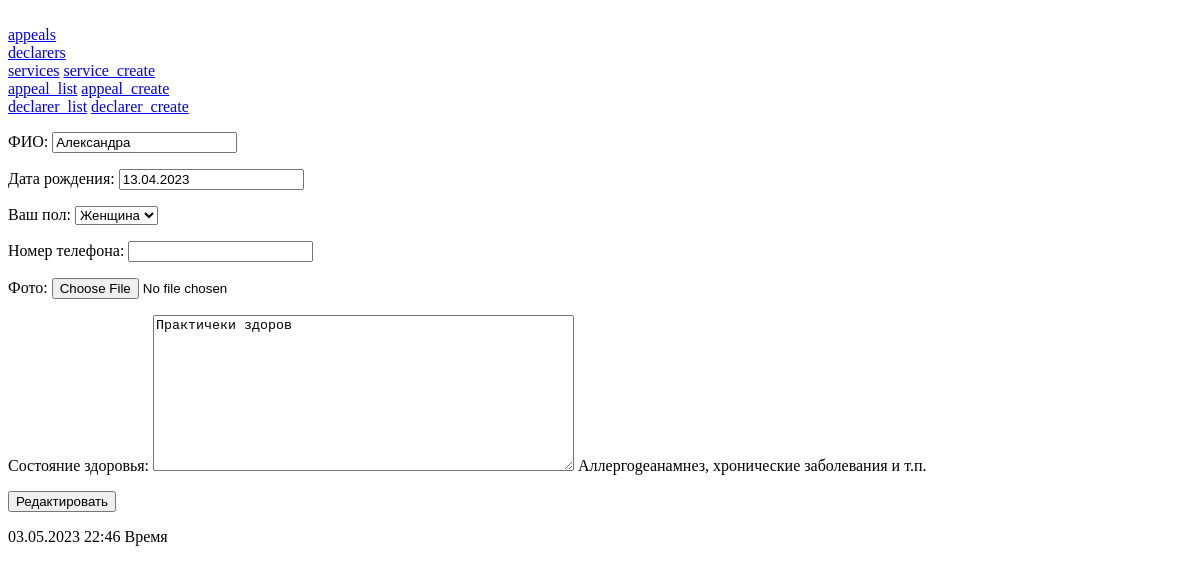
The page /edit_declarer/9 on the database as committed earlier.
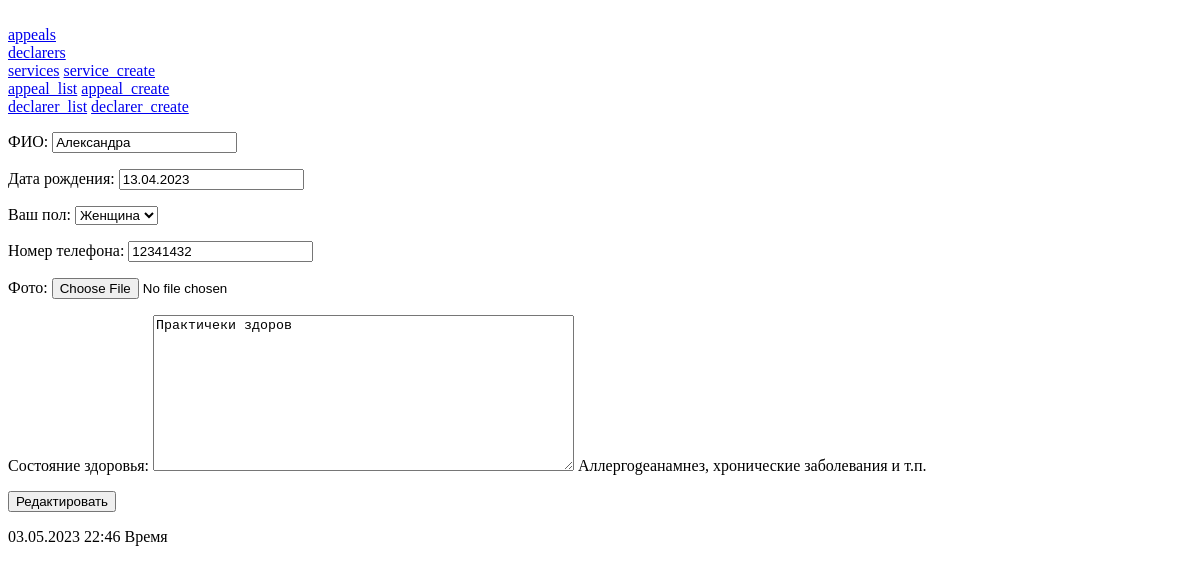
The same page on the database as committed later.
### core/models.py (models this page shows, shortened)
class Declarer(models.Model):
    men = 'men'
    woman = 'women'
    gender_choices = [
        (men, 'Мужчина'),
        (woman, 'Женщина')
    ]
    name = models.CharField('ФИО', max_length=50)
    age = models.DateField('Дата рождения')
    gender = models.CharField('Ваш пол', max_length=7, choices=gender_choices)
    phone = models.IntegerField('Номер телефона', blank=True, null=True)
    photo = models.ImageField('Фото', blank=True)
    health_status = models.TextField(
        'Состояние здоровья',
        blank=True,
        default='Практичеки здоров',
        help_text='Аллергоgeанамнез, хронические заболевания и т.п.'
    )
    class Meta:
        ordering = ['name']
        verbose_name = 'Заявитель'
        verbose_name_plural = 'Список заявителей'

### core/views.py (the view)
# urls.py: path('edit_declarer/<int:pk>', core.views.edit_declarer),
def edit_declarer(request, pk):
    declarer = models.Declarer.objects.get(id=pk)
    if request.method == 'POST':
        form = DeclarerForm(request.POST, instance=declarer)
        if form.is_valid():
            form.save()
    else:
        form = DeclarerForm(instance=declarer)
    return render(request, 'core/edit_declarer.html', {'form': form})

### core/forms.py (shortened to what this page needs)
class DeclarerForm(forms.ModelForm):
    class Meta:
        model = models.Declarer
        fields = '__all__'
        widgets = {
            'health_status': forms.Textarea(attrs={'cols': 50, 'rows': 10})
        }

### core/templates/core/edit_declarer.html (shortened to what this page needs)
{% extends 'core/base.html' %}
{% block content %}
<p>
<form action="" method="post">
    {{ form.as_p }}
    <button type="submit">Редактировать</button>
</form>
{% include "core/footer.html" with year=y %}
{% endblock %}

Rows that differ between the two databases and show on the page:
changed Declarer "Александра": phone (not shown) → "12341432"
